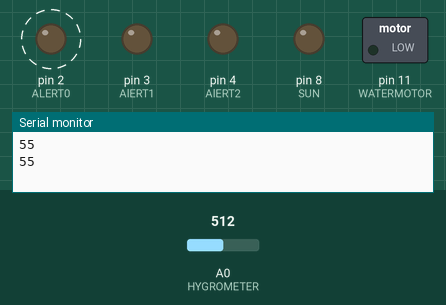
Recording of a sketch running on a simulated Arduino Uno, built with avr-gcc and run on an emulated ATmega328P. Shown: switched loads named in the sketch (green lamp = pin HIGH), output pins drawn as LEDs (lit = HIGH), the last lines printed to the serial monitor. Dashed ring = blinking. The inputs (shaded band) are chosen by the test bench; at power-on: A0 (HYGROMETER) = 512.

Above: at 10.8 s.
10.9 s: A0 (HYGROMETER) set to 476
22.3 s: A0 (HYGROMETER) set to 442
At 30.45 s:
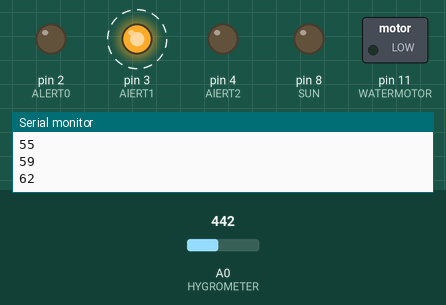
32.8 s: A0 (HYGROMETER) set to 1023
At 36.5 s:
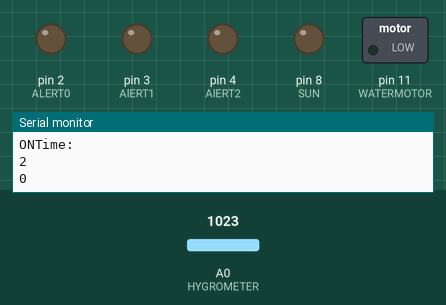
42.9 s: A0 (HYGROMETER) set to 1000
At 44.2 s:
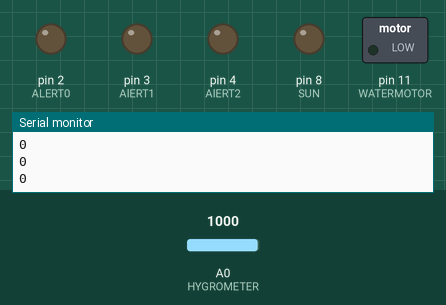
53.0 s: A0 (HYGROMETER) set to 122
At 56.66 s:
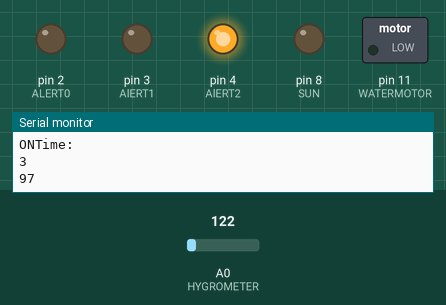
63.1 s: A0 (HYGROMETER) set to 180
73.2 s: A0 (HYGROMETER) set to 209
At 74.26 s:
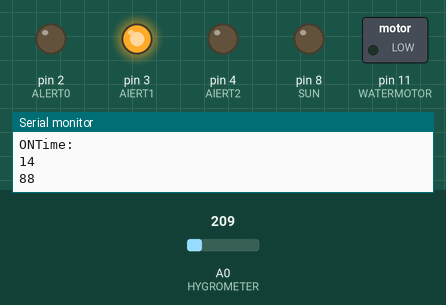
Timing chart, 0 to 84.3 s (numbered marks = the images above; inputs shaded):
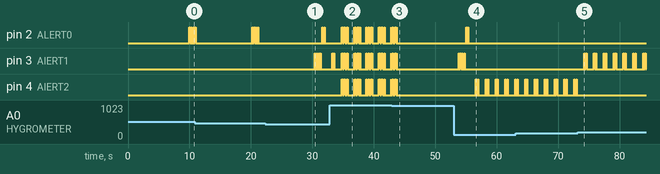

Measured:
- the behaviour switches between 460 and 459 on A0 (HYGROMETER) (found by bisection; images 0 and 1)
- the behaviour switches between 192 and 193 on A0 (HYGROMETER) (found by bisection; images 4 and 5)
- after the input at 22.3 s, pin 3 (AlERT1): alternates HIGH for 0.10 s and LOW for 0.20 s, 8 changes in all, then stays LOW, starting after 8.1 s
- after the input at 32.8 s, pin 2 (ALERT0), pin 4 (AlERT2): LOW → HIGH after 2.0 s, then repeats every 2.0 s: 9 × (LOW 0.05 s, HIGH 0.05 s), LOW 1.1 s, HIGH 0.05 s
- after the input at 42.9 s, pin 2 (ALERT0), pin 3 (AlERT1), pin 4 (AlERT2): goes on until 43.8 s, then stays LOW
- after the input at 53.0 s, pin 3 (AlERT1): alternates HIGH for 0.10 s and LOW for 0.20 s, 8 changes in all, then stays LOW, starting after 0.81 s; pin 4 (AlERT2): LOW → HIGH after 3.6 s, then repeats every 1.6 s: LOW 0.20 s, HIGH 0.10 s, LOW 1.2 s, HIGH 0.10 s
- after the input at 73.2 s, pin 3 (AlERT1): LOW → HIGH after 1.0 s, then repeats every 1.6 s: LOW 0.20 s, HIGH 0.10 s, LOW 1.2 s, HIGH 0.10 s; pin 4 (AlERT2): stops changing and stays LOW

The sketch:

Main_PROJECTG.ino
```cpp
#define WATERMOTOR 11
#define SUN 8
#define ALERT0 2
#define AlERT1 3
#define AlERT2 4
#define TEMPERATURE 5
#define HYGROMETER A0


boolean SystemCheck = false;
boolean TetMode = false;
int MaxWater = 90;
int MinWater = 60;
int CheckTime = 1000;


void setup() {

  pinMode(HYGROMETER, INPUT);
  pinMode(WATERMOTOR, OUTPUT);
  pinMode(SUN, OUTPUT);
  pinMode(ALERT0, OUTPUT);
  pinMode(AlERT1, OUTPUT);
  pinMode(AlERT2, OUTPUT);

  Serial.begin(9600);

}


class Info {


  private:
    int NotDelay = 100;
    int HardTimes = 10;
    int HardDelay = 50;

  public:
   void Notification(int, int);
   void HardwareWarning();

};


void Info::Notification (int Led, int Times) {

  for (int i=0;i<Times;i++){

    for (int k=1; k>-1; k--){

      digitalWrite(Led, k);
      delay(NotDelay);

    }
      delay(NotDelay);

   }
}

void Info::HardwareWarning () {

  int i = 0;


    while(HardTimes>i){

      int h = 1;

      do{

        digitalWrite(ALERT0, h);
        digitalWrite(AlERT1, h);
        digitalWrite(AlERT2, h);
        delay(HardDelay);
        h--;

      }while(h>-1);

      i++;

    };


}


class Hygro {

  private:
    Info inf;
    short MaxVal = 100;
    short MinValue = 1023;
    short MaxPerc = 100;
    short output_value ;

  public:
    int ret_values (int);

};


int Hygro::ret_values (int DelayTime) {

  output_value= analogRead(HYGROMETER);
  output_value = map(output_value,MinValue,MaxVal,0,MaxPerc);
  delay(DelayTime);

  return output_value;
}


class WaterPomp {

  private:
    Hygro dry;
    Info info;
    int CheckTimes = 10;
    int DelayCheckTimes = 9000;
    int RunningMotorTime = 5000;

  public:
    void DuneMode();


};


void WaterPomp::DuneMode () {

  int HygroVal = 0;
  int i = 0;

  repeat:
  boolean ActivateMotor = true;

  do{
    delay(DelayCheckTimes);
    int HygroVal = dry.ret_values(1);
    Serial.println(HygroVal);

     if (HygroVal<=0){
          info.HardwareWarning();
          ActivateMotor = false;
          break;
     }
     else{


        if (HygroVal<=MinWater){
          info.Notification(ALERT0, 4);
          i++;
        }
        else{
          ActivateMotor = false;
          info.Notification(AlERT1, 4);
          break;
        }

     }


  }while(i<CheckTimes);


  if (ActivateMotor){
    digitalWrite(WATERMOTOR, HIGH);
    delay(RunningMotorTime);
    digitalWrite(WATERMOTOR, LOW);
    i = i-2;
    goto repeat;
  }


}


/*
void temperature(){

  float temp;

  for(int i=0;i<2;i++){

     temp = analogRead(TEMPERATURE);
   }

  temp = temp * 0.48828125;
  Serial.print("TEMPRATURE = ");
  Serial.print(temp);
  Serial.print("*C");
  Serial.println();
  delay(1000);

}
*/

Info info;
Hygro hygro;
WaterPomp pump;

void SelfCheckDigit(){


  int Modules [] = {WATERMOTOR, ALERT0, AlERT1, AlERT2};
  int l = (sizeof(Modules)/sizeof(*Modules));

  for (int i=0;i<l;i++){

    int z = 1;

    do{

      digitalWrite(Modules[i], z);
      delay(1000);
      z--;

     }while(z>-1);


  }


  info.HardwareWarning();

}

void SelfCheckAnalog(){

  int AnalogCheckDelay = 1000;
  int TimeToCheck = 10;

  delay(AnalogCheckDelay);


  for (int i=0; i<TimeToCheck; i++){

    delay(AnalogCheckDelay);

    if (hygro.ret_values(0)>0){
      info.Notification(AlERT1, 2);
      break;
    }
    else if (i==TimeToCheck-1){

      info.Notification(ALERT0, 100);
    }

  }

  info.HardwareWarning();

}

int SunTime = 0;
int DelayTime = 0;
boolean EnableSun = false;

void loop() {


    if (SystemCheck){
         SelfCheckDigit();
         SelfCheckAnalog();
         SystemCheck = false;
    }

    Stop:


    int HygroVal = hygro.ret_values(CheckTime);
    Serial.println(HygroVal);


    if (!TetMode){


      if (HygroVal<=0){
        info.HardwareWarning();
        goto Stop;
       }


      if (HygroVal>=MaxWater){ //nuo 90

          info.Notification(AlERT2, 2);
       }
       else if (HygroVal>MinWater){ //nuo 89 iki 31

          info.Notification(AlERT1, 2);
       }
       else if (HygroVal<=MinWater){ //maziau arba lygu 30
         pump.DuneMode();
         info.Notification(ALERT0, 2);

       }


      Serial.println(HygroVal);

    }


    if (SunTime>=1800)
    {

      Serial.println("OFFTime: ");
      Serial.println(DelayTime);
      DelayTime++;


      if (!EnableSun)
      {
        digitalWrite(SUN, HIGH);
        EnableSun = true;
      }
      else if (DelayTime>=1800)
      {
        digitalWrite(SUN, LOW);
        SunTime = 0;
        DelayTime = 0;
        EnableSun = false;
      }


    }
    else
    {

        SunTime++;
        Serial.println("ONTime: ");
        Serial.println(SunTime);
    }


 }
```
